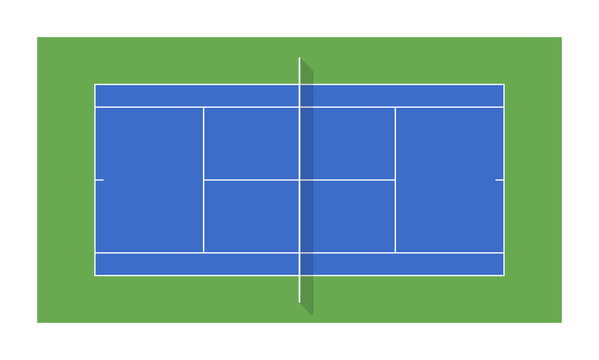
#> input picture data/tennis_court.jpg, 599 x 360 px, found by its file name
$ python get_keypoint.py
#> lines starting #> are read from the running program, lines starting #| are printed output that depends on the picture
import cv2
import numpy as np

keypoints = []
def recover_courtpoint(event,x,y,flags,params):
    if event == cv2.EVENT_LBUTTONDOWN :
        keypoints.append([x,y])
        print(f"point {len(keypoints)+1} : ({x}:{y})")
        cv2.circle(img,(x,y),2,(0,0,255),-1)

cv2.namedWindow(winname='get_keypoint')
cv2.setMouseCallback("get_keypoint",recover_courtpoint)
img = cv2.imread("data/tennis_court.jpg")
#> img is the input picture: shape (360, 599, 3); mean B, G, R 178.1, 175.7, 137.2
img = cv2.rotate(img,cv2.ROTATE_90_CLOCKWISE)
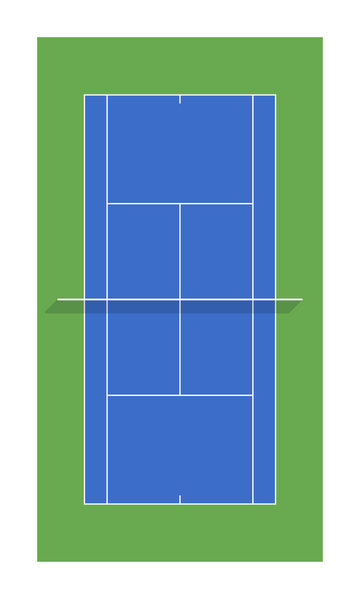
#> img: shape (599, 360, 3); mean B, G, R 178.1, 175.7, 137.2
while True :
    cv2.imshow('get_keypoint',img)
    k = cv2.waitKey(1) & 0xFF
#> (key Esc is pressed here)
    if k ==27 :
        break
cv2.destroyAllWindows
np.save("tracker_stubs/dst_key_point.npy",keypoints)
